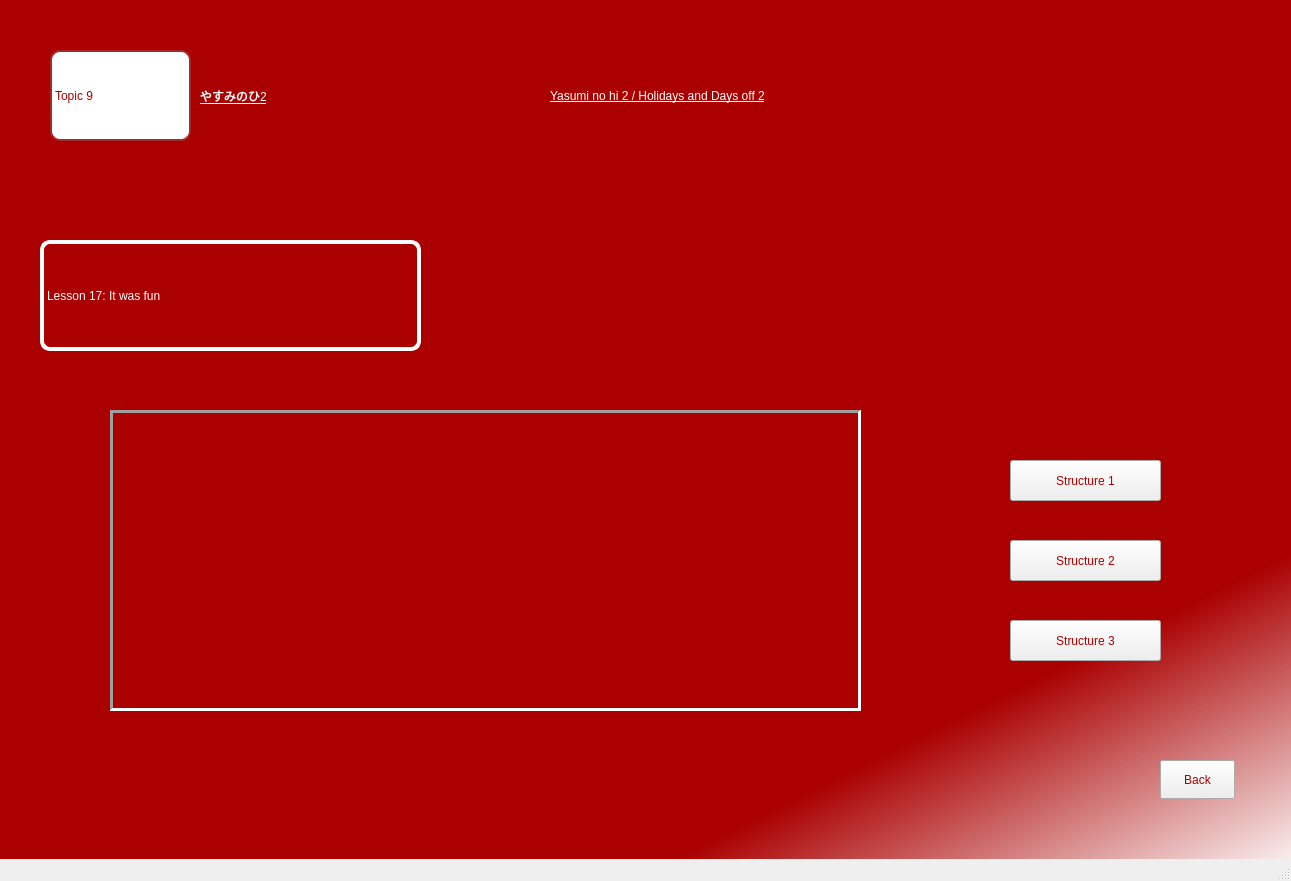
<?xml version="1.0" encoding="UTF-8"?>
<ui version="4.0">
 <class>MainWindow</class>
 <widget class="QMainWindow" name="MainWindow">
  <property name="geometry">
   <rect>
    <x>0</x>
    <y>0</y>
    <width>1291</width>
    <height>881</height>
   </rect>
  </property>
  <property name="windowTitle">
   <string>MainWindow</string>
  </property>
  <widget class="QWidget" name="centralwidget">
   <widget class="QWidget" name="widget" native="true">
    <property name="geometry">
     <rect>
      <x>0</x>
      <y>0</y>
      <width>1291</width>
      <height>881</height>
     </rect>
    </property>
    <property name="styleSheet">
     <string notr="true">QWidget#widget{

	
	background-color: qlineargradient(spread:pad, x1:0.790136, y1:0.711, x2:1, y2:1, stop:0.153409 rgba(170, 0, 0, 255), stop:1 rgba(255, 255, 255, 255));
}</string>
    </property>
    <widget class="QLabel" name="label_1">
     <property name="geometry">
      <rect>
       <x>50</x>
       <y>50</y>
       <width>141</width>
       <height>91</height>
      </rect>
     </property>
     <property name="styleSheet">
      <string notr="true">background-color: rgb(255, 255, 255);
color: rgb(170, 0, 0);
font: 25pt &quot;MV Boli&quot;;
border-radius:10px;
border: 2px solid brown red;
</string>
     </property>
     <property name="text">
      <string>Topic 9</string>
     </property>
    </widget>
    <widget class="QLabel" name="label_2">
     <property name="geometry">
      <rect>
       <x>200</x>
       <y>70</y>
       <width>161</width>
       <height>51</height>
      </rect>
     </property>
     <property name="styleSheet">
      <string notr="true">color: rgb(255, 255, 255);
text-decoration: underline;
font: 24pt &quot;MV Boli&quot;;
</string>
     </property>
     <property name="text">
      <string>やすみのひ2</string>
     </property>
    </widget>
    <widget class="QLabel" name="label_3">
     <property name="geometry">
      <rect>
       <x>550</x>
       <y>60</y>
       <width>561</width>
       <height>71</height>
      </rect>
     </property>
     <property name="styleSheet">
      <string notr="true">font: 24pt &quot;MV Boli&quot;;
text-decoration: underline;
color: rgb(255, 255, 255);</string>
     </property>
     <property name="text">
      <string>Yasumi no hi 2 / Holidays and Days off 2</string>
     </property>
    </widget>
    <widget class="QLabel" name="label_4">
     <property name="geometry">
      <rect>
       <x>40</x>
       <y>240</y>
       <width>381</width>
       <height>111</height>
      </rect>
     </property>
     <property name="styleSheet">
      <string notr="true">font: 24pt &quot;MV Boli&quot;;
color: rgb(255, 255, 255);
border: 4px solid #ffffff;
border-radius: 10px;</string>
     </property>
     <property name="text">
      <string>Lesson 17: It was fun</string>
     </property>
    </widget>
    <widget class="QStackedWidget" name="stackedWidget">
     <property name="geometry">
      <rect>
       <x>110</x>
       <y>410</y>
       <width>751</width>
       <height>301</height>
      </rect>
     </property>
     <property name="styleSheet">
      <string notr="true"/>
     </property>
     <property name="frameShape">
      <enum>QFrame::Panel</enum>
     </property>
     <property name="frameShadow">
      <enum>QFrame::Sunken</enum>
     </property>
     <property name="lineWidth">
      <number>3</number>
     </property>
     <property name="currentIndex">
      <number>2</number>
     </property>
     <widget class="QWidget" name="page_1">
      <widget class="QLabel" name="label_5">
       <property name="geometry">
        <rect>
         <x>0</x>
         <y>0</y>
         <width>751</width>
         <height>301</height>
        </rect>
       </property>
       <property name="styleSheet">
        <string notr="true">border-image: url(:/congthuc/topic9ls17a.jpg);</string>
       </property>
       <property name="text">
        <string/>
       </property>
      </widget>
     </widget>
     <widget class="QWidget" name="page_2">
      <widget class="QLabel" name="label_6">
       <property name="geometry">
        <rect>
         <x>-4</x>
         <y>-8</y>
         <width>751</width>
         <height>311</height>
        </rect>
       </property>
       <property name="styleSheet">
        <string notr="true">border-image: url(:/congthuc/topic9ls17b.jpg);</string>
       </property>
       <property name="text">
        <string/>
       </property>
      </widget>
     </widget>
     <widget class="QWidget" name="page_3">
      <widget class="QLabel" name="label_7">
       <property name="geometry">
        <rect>
         <x>-4</x>
         <y>-8</y>
         <width>751</width>
         <height>311</height>
        </rect>
       </property>
       <property name="styleSheet">
        <string notr="true">border-image: url(:/congthuc/topic9ls17c.jpg);</string>
       </property>
       <property name="text">
        <string/>
       </property>
      </widget>
     </widget>
    </widget>
    <widget class="QPushButton" name="Button_1">
     <property name="geometry">
      <rect>
       <x>1010</x>
       <y>460</y>
       <width>151</width>
       <height>41</height>
      </rect>
     </property>
     <property name="styleSheet">
      <string notr="true">color: rgb(170, 0, 0);

font: 18pt &quot;MV Boli&quot;;</string>
     </property>
     <property name="text">
      <string>Structure 1</string>
     </property>
    </widget>
    <widget class="QPushButton" name="Button_2">
     <property name="geometry">
      <rect>
       <x>1010</x>
       <y>540</y>
       <width>151</width>
       <height>41</height>
      </rect>
     </property>
     <property name="styleSheet">
      <string notr="true">font: 18pt &quot;MV Boli&quot;;
color: rgb(170, 0, 0);</string>
     </property>
     <property name="text">
      <string>Structure 2</string>
     </property>
    </widget>
    <widget class="QPushButton" name="Button_3">
     <property name="geometry">
      <rect>
       <x>1010</x>
       <y>620</y>
       <width>151</width>
       <height>41</height>
      </rect>
     </property>
     <property name="styleSheet">
      <string notr="true">font: 18pt &quot;MV Boli&quot;;color: rgb(170, 0, 0);</string>
     </property>
     <property name="text">
      <string>Structure 3</string>
     </property>
    </widget>
    <widget class="QPushButton" name="back1">
     <property name="geometry">
      <rect>
       <x>1160</x>
       <y>760</y>
       <width>75</width>
       <height>39</height>
      </rect>
     </property>
     <property name="styleSheet">
      <string notr="true">color: rgb(170, 0, 0);

font: 18pt &quot;MV Boli&quot;;</string>
     </property>
     <property name="text">
      <string>Back</string>
     </property>
    </widget>
   </widget>
  </widget>
  <widget class="QStatusBar" name="statusbar"/>
 </widget>
 <resources>
  <include location="topic6.qrc"/>
 </resources>
 <connections/>
</ui>
